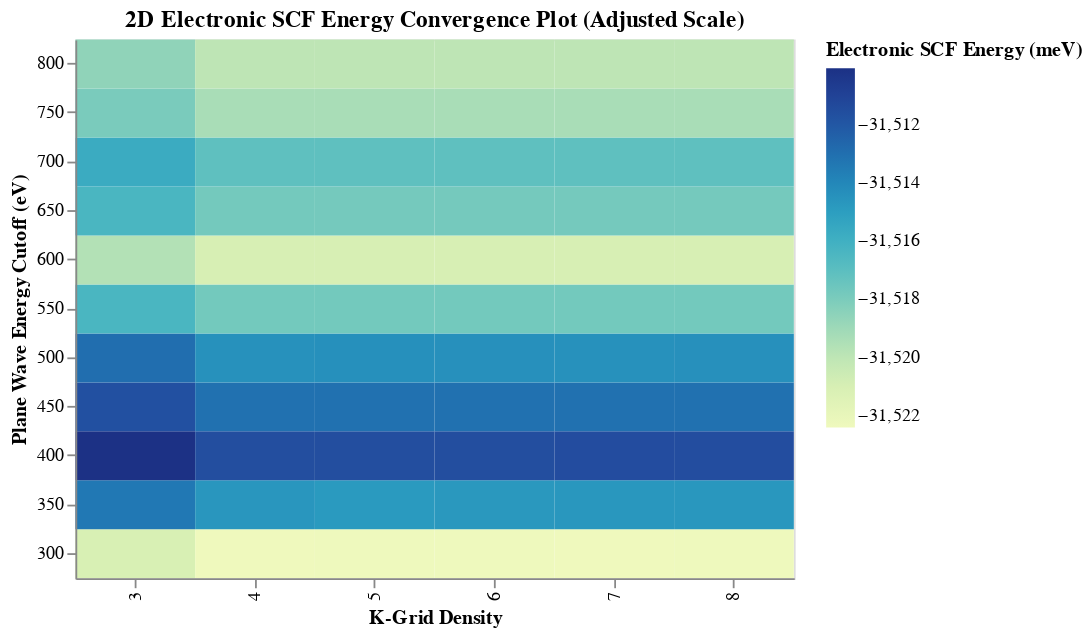

Notebook code cell kept with this figure:
### Code cell
source1 = pd.DataFrame({'K-Grid Density': x.ravel()[len(kgrid_density)*2:],
                        'Plane Wave Energy Cutoff (eV)': y.ravel()[len(kgrid_density)*2:],
                        'Electronic SCF Energy (meV)': kenarray.ravel()[len(kgrid_density)*2:]})

alt.Chart(source1,title = '2D Electronic SCF Energy Convergence Plot (Adjusted Scale)').mark_rect().encode(
    x='K-Grid Density:O',
    y=alt.Y("Plane Wave Energy Cutoff (eV)", sort='descending', type='ordinal'),
    color='Electronic SCF Energy (meV):Q',
)

### Figure 1 — Vega-Lite specification as saved in the notebook (floating-point values rounded to 4 significant figures)
{"$schema": "https://vega.github.io/schema/vega-lite/v3.4.0.json", "config": {"mark": {"tooltip": null}, "view": {"height": 300, "width": 400}}, "data": {"name": "data-9c45a656844006601f1e87511b0754b2"}, "datasets": {"data-9c45a656844006601f1e87511b0754b2": [{"Electronic SCF Energy (meV)": -31520.0, "K-Grid Density": 3, "Plane Wave Energy Cutoff (eV)": 300}, {"Electronic SCF Energy (meV)": -31520.0, "K-Grid Density": 4, "Plane Wave Energy Cutoff (eV)": 300}, {"Electronic SCF Energy (meV)": -31520.0, "K-Grid Density": 5, "Plane Wave Energy Cutoff (eV)": 300}, {"Electronic SCF Energy (meV)": -31520.0, "K-Grid Density": 6, "Plane Wave Energy Cutoff (eV)": 300}, {"Electronic SCF Energy (meV)": -31520.0, "K-Grid Density": 7, "Plane Wave Energy Cutoff (eV)": 300}, {"Electronic SCF Energy (meV)": -31520.0, "K-Grid Density": 8, "Plane Wave Energy Cutoff (eV)": 300}, {"Electronic SCF Energy (meV)": -31510.0, "K-Grid Density": 3, "Plane Wave Energy Cutoff (eV)": 350}, {"Electronic SCF Energy (meV)": -31510.0, "K-Grid Density": 4, "Plane Wave Energy Cutoff (eV)": 350}, {"Electronic SCF Energy (meV)": -31510.0, "K-Grid Density": 5, "Plane Wave Energy Cutoff (eV)": 350}, {"Electronic SCF Energy (meV)": -31510.0, "K-Grid Density": 6, "Plane Wave Energy Cutoff (eV)": 350}, {"Electronic SCF Energy (meV)": -31510.0, "K-Grid Density": 7, "Plane Wave Energy Cutoff (eV)": 350}, {"Electronic SCF Energy (meV)": -31510.0, "K-Grid Density": 8, "Plane Wave Energy Cutoff (eV)": 350}, {"Electronic SCF Energy (meV)": -31510.0, "K-Grid Density": 3, "Plane Wave Energy Cutoff (eV)": 400}, {"Electronic SCF Energy (meV)": -31510.0, "K-Grid Density": 4, "Plane Wave Energy Cutoff (eV)": 400}, {"Electronic SCF Energy (meV)": -31510.0, "K-Grid Density": 5, "Plane Wave Energy Cutoff (eV)": 400}, {"Electronic SCF Energy (meV)": -31510.0, "K-Grid Density": 6, "Plane Wave Energy Cutoff (eV)": 400}, {"Electronic SCF Energy (meV)": -31510.0, "K-Grid Density": 7, "Plane Wave Energy Cutoff (eV)": 400}, {"Electronic SCF Energy (meV)": -31510.0, "K-Grid Density": 8, "Plane Wave Energy Cutoff (eV)": 400}, {"Electronic SCF Energy (meV)": -31510.0, "K-Grid Density": 3, "Plane Wave Energy Cutoff (eV)": 450}, {"Electronic SCF Energy (meV)": -31510.0, "K-Grid Density": 4, "Plane Wave Energy Cutoff (eV)": 450}, {"Electronic SCF Energy (meV)": -31510.0, "K-Grid Density": 5, "Plane Wave Energy Cutoff (eV)": 450}, {"Electronic SCF Energy (meV)": -31510.0, "K-Grid Density": 6, "Plane Wave Energy Cutoff (eV)": 450}, {"Electronic SCF Energy (meV)": -31510.0, "K-Grid Density": 7, "Plane Wave Energy Cutoff (eV)": 450}, {"Electronic SCF Energy (meV)": -31510.0, "K-Grid Density": 8, "Plane Wave Energy Cutoff (eV)": 450}, {"Electronic SCF Energy (meV)": -31510.0, "K-Grid Density": 3, "Plane Wave Energy Cutoff (eV)": 500}, {"Electronic SCF Energy (meV)": -31510.0, "K-Grid Density": 4, "Plane Wave Energy Cutoff (eV)": 500}, {"Electronic SCF Energy (meV)": -31510.0, "K-Grid Density": 5, "Plane Wave Energy Cutoff (eV)": 500}, {"Electronic SCF Energy (meV)": -31510.0, "K-Grid Density": 6, "Plane Wave Energy Cutoff (eV)": 500}, {"Electronic SCF Energy (meV)": -31510.0, "K-Grid Density": 7, "Plane Wave Energy Cutoff (eV)": 500}, {"Electronic SCF Energy (meV)": -31510.0, "K-Grid Density": 8, "Plane Wave Energy Cutoff (eV)": 500}, {"Electronic SCF Energy (meV)": -31520.0, "K-Grid Density": 3, "Plane Wave Energy Cutoff (eV)": 550}, {"Electronic SCF Energy (meV)": -31520.0, "K-Grid Density": 4, "Plane Wave Energy Cutoff (eV)": 550}, {"Electronic SCF Energy (meV)": -31520.0, "K-Grid Density": 5, "Plane Wave Energy Cutoff (eV)": 550}, {"Electronic SCF Energy (meV)": -31520.0, "K-Grid Density": 6, "Plane Wave Energy Cutoff (eV)": 550}, {"Electronic SCF Energy (meV)": -31520.0, "K-Grid Density": 7, "Plane Wave Energy Cutoff (eV)": 550}, {"Electronic SCF Energy (meV)": -31520.0, "K-Grid Density": 8, "Plane Wave Energy Cutoff (eV)": 550}, {"Electronic SCF Energy (meV)": -31520.0, "K-Grid Density": 3, "Plane Wave Energy Cutoff (eV)": 600}, {"Electronic SCF Energy (meV)": -31520.0, "K-Grid Density": 4, "Plane Wave Energy Cutoff (eV)": 600}, {"Electronic SCF Energy (meV)": -31520.0, "K-Grid Density": 5, "Plane Wave Energy Cutoff (eV)": 600}, {"Electronic SCF Energy (meV)": -31520.0, "K-Grid Density": 6, "Plane Wave Energy Cutoff (eV)": 600}, {"Electronic SCF Energy (meV)": -31520.0, "K-Grid Density": 7, "Plane Wave Energy Cutoff (eV)": 600}, {"Electronic SCF Energy (meV)": -31520.0, "K-Grid Density": 8, "Plane Wave Energy Cutoff (eV)": 600}, {"Electronic SCF Energy (meV)": -31520.0, "K-Grid Density": 3, "Plane Wave Energy Cutoff (eV)": 650}, {"Electronic SCF Energy (meV)": -31520.0, "K-Grid Density": 4, "Plane Wave Energy Cutoff (eV)": 650}, {"Electronic SCF Energy (meV)": -31520.0, "K-Grid Density": 5, "Plane Wave Energy Cutoff (eV)": 650}, {"Electronic SCF Energy (meV)": -31520.0, "K-Grid Density": 6, "Plane Wave Energy Cutoff (eV)": 650}, {"Electronic SCF Energy (meV)": -31520.0, "K-Grid Density": 7, "Plane Wave Energy Cutoff (eV)": 650}, {"Electronic SCF Energy (meV)": -31520.0, "K-Grid Density": 8, "Plane Wave Energy Cutoff (eV)": 650}, {"Electronic SCF Energy (meV)": -31520.0, "K-Grid Density": 3, "Plane Wave Energy Cutoff (eV)": 700}, {"Electronic SCF Energy (meV)": -31520.0, "K-Grid Density": 4, "Plane Wave Energy Cutoff (eV)": 700}, {"Electronic SCF Energy (meV)": -31520.0, "K-Grid Density": 5, "Plane Wave Energy Cutoff (eV)": 700}, {"Electronic SCF Energy (meV)": -31520.0, "K-Grid Density": 6, "Plane Wave Energy Cutoff (eV)": 700}, {"Electronic SCF Energy (meV)": -31520.0, "K-Grid Density": 7, "Plane Wave Energy Cutoff (eV)": 700}, {"Electronic SCF Energy (meV)": -31520.0, "K-Grid Density": 8, "Plane Wave Energy Cutoff (eV)": 700}, {"Electronic SCF Energy (meV)": -31520.0, "K-Grid Density": 3, "Plane Wave Energy Cutoff (eV)": 750}, {"Electronic SCF Energy (meV)": -31520.0, "K-Grid Density": 4, "Plane Wave Energy Cutoff (eV)": 750}, {"Electronic SCF Energy (meV)": -31520.0, "K-Grid Density": 5, "Plane Wave Energy Cutoff (eV)": 750}, {"Electronic SCF Energy (meV)": -31520.0, "K-Grid Density": 6, "Plane Wave Energy Cutoff (eV)": 750}, {"Electronic SCF Energy (meV)": -31520.0, "K-Grid Density": 7, "Plane Wave Energy Cutoff (eV)": 750}, {"Electronic SCF Energy (meV)": -31520.0, "K-Grid Density": 8, "Plane Wave Energy Cutoff (eV)": 750}, {"Electronic SCF Energy (meV)": -31520.0, "K-Grid Density": 3, "Plane Wave Energy Cutoff (eV)": 800}, {"Electronic SCF Energy (meV)": -31520.0, "K-Grid Density": 4, "Plane Wave Energy Cutoff (eV)": 800}, {"Electronic SCF Energy (meV)": -31520.0, "K-Grid Density": 5, "Plane Wave Energy Cutoff (eV)": 800}, {"Electronic SCF Energy (meV)": -31520.0, "K-Grid Density": 6, "Plane Wave Energy Cutoff (eV)": 800}, {"Electronic SCF Energy (meV)": -31520.0, "K-Grid Density": 7, "Plane Wave Energy Cutoff (eV)": 800}, {"Electronic SCF Energy (meV)": -31520.0, "K-Grid Density": 8, "Plane Wave Energy Cutoff (eV)": 800}]}, "encoding": {"color": {"field": "Electronic SCF Energy (meV)", "type": "quantitative"}, "x": {"field": "K-Grid Density", "type": "ordinal"}, "y": {"field": "Plane Wave Energy Cutoff (eV)", "sort": "descending", "type": "ordinal"}}, "mark": "rect", "title": "2D Electronic SCF Energy Convergence Plot (Adjusted Scale)"}
